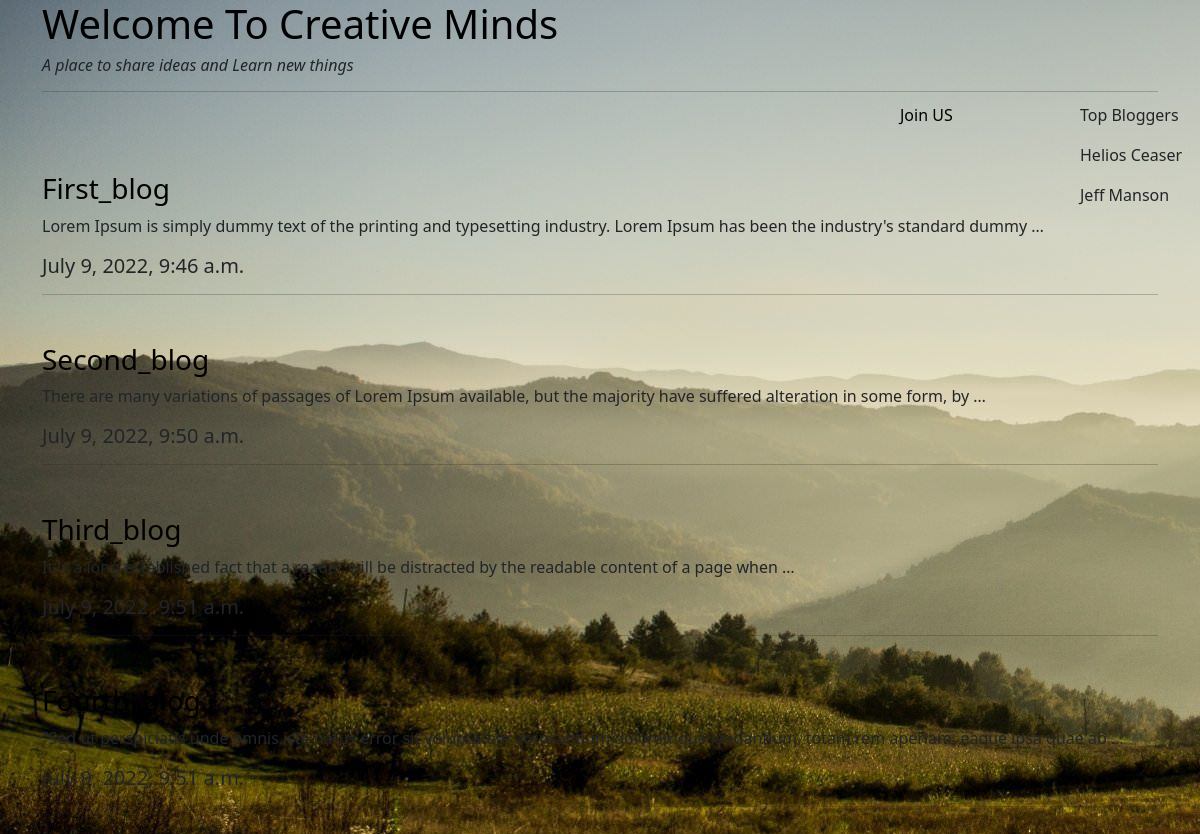
The app's page /, older data.
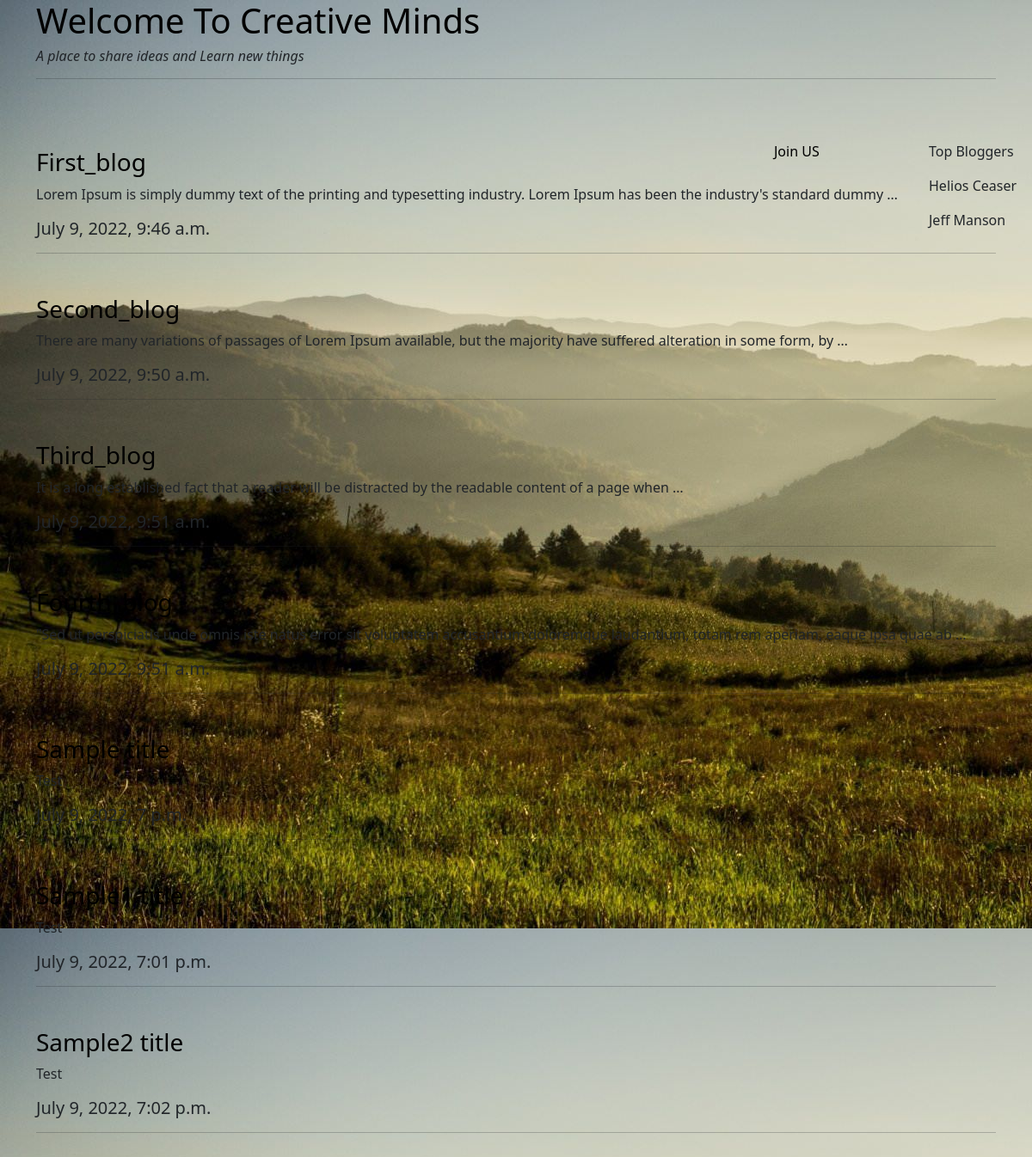
The same page, newer data.
### blog/models.py (models this page shows, shortened)
class Post(models.Model):
    author = models.ForeignKey(settings.AUTH_USER_MODEL, on_delete=models.CASCADE, null=True)
    title = models.CharField(max_length=200)
    text = models.TextField()
    created_date = models.DateTimeField(default=timezone.now)
    published_date = models.DateTimeField(blank=True, null=True)

### blog/views.py (the view)
# urls.py: path("", views.index, name="home-page"),
def index(request):
    data = Post.objects.all()
    ctx = {"data": data}
    return render(request, "blog/index.html", ctx)

### blog/templates/blog/index.html (shortened to what this page needs)
{% extends 'blog/base.html'%}
{% load static %}
{% block index_css %}
<link rel="stylesheet" href="{% static 'css/index.css'%}">
{% endblock %}
{% block content %}
<main class="name">
        {% if user.is_authenticated %}
        <br>
        <h3> Welcome {{ user.username }} </h3>
        <p> <a href="{% url 'create-post' %}"> Create Post</a> </p>
        {% else %}
        <h6><i>A place to share ideas and Learn new things</i></h6>
        {% endif %}
        <hr>
        <br>
        <br>
</main>
<section class="links-to-click">
    <div class="Log">
        {% if user.is_authenticated %}
        <span><a href="{% url 'logout' %}">Logout</a></span>
        {% else %}
        <p class="Login"> <a href="{% url 'log-in' %}" >Join US </a> </p>
        {% endif %}
    </div>
</section>
<main class="main-body">
    {% for info in data %}
    <section class="list_post">
        <h3 class="title-of-post"> <a href="{% url 'post_detail' info.pk %}"> {{ info.title }} </a> </h3>
        <p> {{ info.text|truncatewords:20}} </p>
        <h5 class="date-created"> {{ info.created_date }}
        <hr>
        <br>
    </section>
    {% endfor %}
</main>
<section class="bloggers-legend">
    <p class="top-bloggers"> Top Bloggers </p>
    <p> Helios Ceaser </p>
    <p> Jeff Manson </p>
</section>
{% endblock %}

Row changes from the older to the newer data that the page shows:
added Post: title "Sample title", text "Test", created_date "July 9, 2022, 7 p.m."
added Post: title "Sample1 title", text "Test", created_date "July 9, 2022, 7:01 p.m."
added Post: title "Sample2 title", text "Test", created_date "July 9, 2022, 7:02 p.m."
